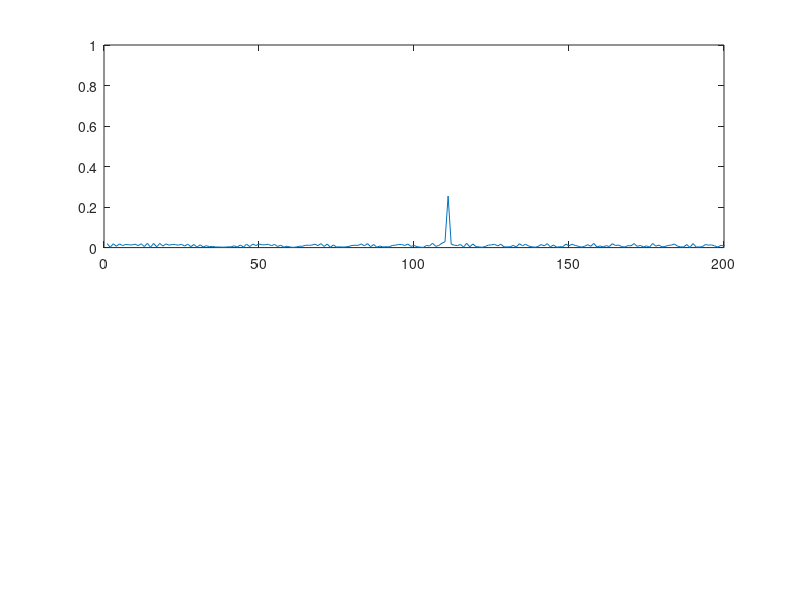
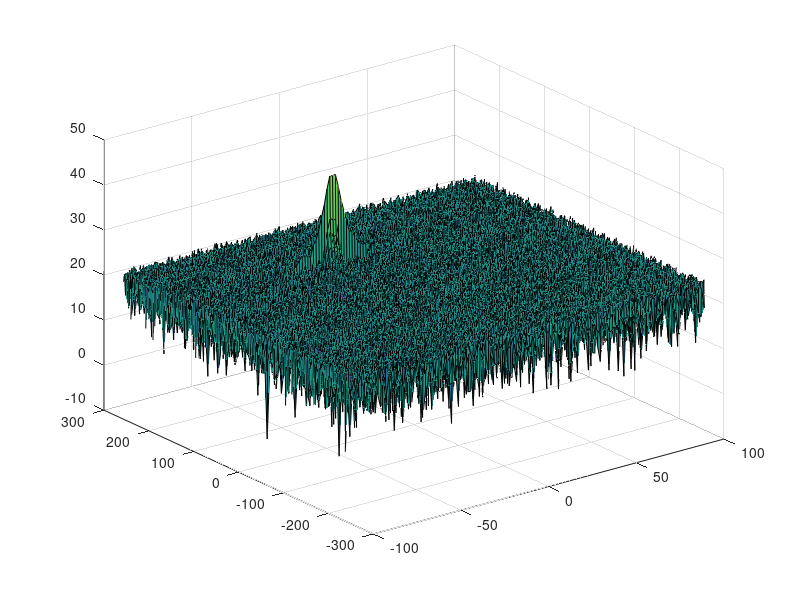

These figures' MATLAB source, in order: (Note: this script raises an error after producing the figures.)
clear all
clc;

%% Radar Specifications 
%%%%%%%%%%%%%%%%%%%%%%%%%%%
% Frequency of operation = 77GHz
% Max Range = 200m
% Range Resolution = 1 m
% Max Velocity = 100 m/s
%%%%%%%%%%%%%%%%%%%%%%%%%%%

%speed of light = 3e8
%% User Defined Range and Velocity of target
% *%TODO* :
% define the target's initial position and velocity. Note : Velocity
% remains constant
R=110;  % Must not exceed 200m
v=-20;  % Must be in [-70, +70] m/s
c=2.998e8;  % Light speed
 


%% FMCW Waveform Generation

% *%TODO* :
%Design the FMCW waveform by giving the specs of each of its parameters.
% Calculate the Bandwidth (B), Chirp Time (Tchirp) and Slope (slope) of the FMCW
% chirp using the requirements above.

range_res=1; % Radar range resolution
B= c/(2*range_res); % Chirp (sweep) bandwidth
R_max= 200; % Radar max range
Tchirp= 5.5*2*R_max/c; % Chirp (sweep) time
slope= B/Tchirp; % Chirp slope

%Operating carrier frequency of Radar 
fc= 77e9;             %carrier freq

                                                          
%The number of chirps in one sequence. Its ideal to have 2^ value for the ease of running the FFT
%for Doppler Estimation. 
Nd=128;                   % #of doppler cells OR #of sent periods % number of chirps

%The number of samples on each chirp. 
Nr=1024;                  %for length of time OR # of range cells

% Timestamp for running the displacement scenario for every sample on each
% chirp
t=linspace(0,Nd*Tchirp,Nr*Nd); %total time for samples


%Creating the vectors for Tx, Rx and Mix based on the total samples input.
n_samples = length(t);
Tx=zeros(1, n_samples); %transmitted signal
Rx=zeros(1, n_samples); %received signal
Mix = zeros(1, n_samples); %beat signal

%Similar vectors for range_covered and time delay.
r_t=zeros(1, n_samples);
td=zeros(1, n_samples);

%% Signal generation and Moving Target simulation
% Running the radar scenario over the time. 

for i=1:n_samples         
    % *%TODO* :
    %For each time stamp update the Range of the Target for constant velocity. 

    r_t(i)= R+v*t(i);
    td(i)= 2*r_t(i)/c;
    
    % *%TODO* :
    %For each time sample we need update the transmitted and
    %received signal. 
    
    Tx(i) = cos(2 * pi * (fc * t(i) + slope * t(i)^2 / 2));
    Rx(i) = cos(2 * pi * (fc * (t(i) - td(i)) + slope * (t(i)- td(i))^2 / 2));
    
    % *%TODO* : 
    %Now by mixing the Transmit and Receive generate the beat signal
    %This is done by element wise matrix multiplication of Transmit and
    %Receiver Signal
end

Mix = Tx .* Rx;

%% RANGE MEASUREMENT


% *%TODO* :
%reshape the vector into Nr*Nd array. Nr and Nd here would also define the size of
%Range and Doppler FFT respectively.

% The array is alreadt of the desired shape

% *%TODO* :
%run the FFT on the beat signal along the range bins dimension (Nr) and
%normalize.

% *%TODO* :
% Take the absolute value of FFT output

Mix_freq = abs(fft(Mix, Nr)/Nr);

% *%TODO* :
% Output of FFT is double sided signal, but we are interested in only one side of the spectrum.
% Hence we throw out half of the samples.

Mix_freq = Mix_freq(1:(Nr/2));

%plotting the range
figure ('Name','Range from First FFT')
subplot(2,1,1)

 % *%TODO* :
 % plot FFT output 

plot(Mix_freq);
 
axis ([0 200 0 1]);


%% RANGE DOPPLER RESPONSE
% The 2D FFT implementation is already provided here. This will run a 2DFFT
% on the mixed signal (beat signal) output and generate a range doppler
% map.You will implement CFAR on the generated RDM


% Range Doppler Map Generation.

% The output of the 2D FFT is an image that has reponse in the range and
% doppler FFT bins. So, it is important to convert the axis from bin sizes
% to range and doppler based on their Max values.

Mix=reshape(Mix,[Nr,Nd]);

% 2D FFT using the FFT size for both dimensions.
sig_fft2 = fft2(Mix,Nr,Nd);

% Taking just one side of signal from Range dimension.
sig_fft2 = sig_fft2(1:Nr/2,1:Nd);
sig_fft2 = fftshift (sig_fft2);
RDM = abs(sig_fft2);
RDM = 10*log10(RDM) ;

%use the surf function to plot the output of 2DFFT and to show axis in both
%dimensions
doppler_axis = linspace(-100,100,Nd);
range_axis = linspace(-200,200,Nr/2)*((Nr/2)/400);
figure,surf(doppler_axis,range_axis,RDM);

%% CFAR implementation

%Slide Window through the complete Range Doppler Map

% *%TODO* :
%Select the number of Training Cells in both the dimensions.

Tr=8;
Td=4;

% *%TODO* :
%Select the number of Guard Cells in both dimensions around the Cell under 
%test (CUT) for accurate estimation

Gr=4;
Gd=2;

% *%TODO* :
% offset the threshold by SNR value in dB

offset = 5;

% *%TODO* :
%Create a vector to store noise_level for each iteration on training cells

% The sliding window that will be used to compute the noise_level
n_rows = Nr/2-2*(Td+Gd);
n_cols = Nd-2*(Tr+Gr);
noise_level = zeros(n_rows,n_cols);

% *%TODO* :
%design a loop such that it slides the CUT across range doppler map by
%giving margins at the edges for Training and Guard Cel ls.
%For every iteration sum the signal level within all the training
%cells. To sum convert the value from logarithmic to linear using db2pow
%function. Average the summed values for all of the training
%cells used. After averaging convert it back to logarithimic using pow2db.
%Further add the offset to it to determine the threshold. Next, compare the
%signal under CUT with this threshold. If the CUT level > threshold assign
%it a value of 1, else equate it to 0.

CFAR = zeros(size(RDM));
non_training_count = (2*Gr+1)*(2*Gd+1);

   % Use RDM[x,y] as the matrix from the output of 2D FFT for implementing
   % CFAR

for i=1:n_rows
    for j=1:n_cols
        training_cells = db2pow(RDM(i:i+2*(Td+Gd), j:j+2*(Gr+Tr)));
        % Set to 0 cells in the sliding window that are not training cells (CUT and guard)
        training_cells(Td+1:end-Td, Tr+1:end-Tr)=0;
        noise_level(i, j) = pow2db(sum(training_cells, 'all')/(numel(training_cells)-non_training_count));
        threshold = noise_level(i, j) + offset;
        value = 0;
        if RDM(i+Td+Gd, j+Td+Gr) > threshold
            value =1;
        end
        CFAR(i+Td+Gd, j+Td+Gr) = value;
    end
end


% *%TODO* :
% The process above will generate a thresholded block, which is smaller 
%than the Range Doppler Map as the CUT cannot be located at the edges of
%matrix. Hence,few cells will not be thresholded. To keep the map size same
% set those values to 0. 

% - Not applicable, as I went from edge to edge already

% *%TODO* :
%display the CFAR output using the Surf function like we did for Range
%Doppler Response output.

figure('Name', 'CA-CFAR'),surf(doppler_axis,range_axis,CFAR);
colorbar;
 